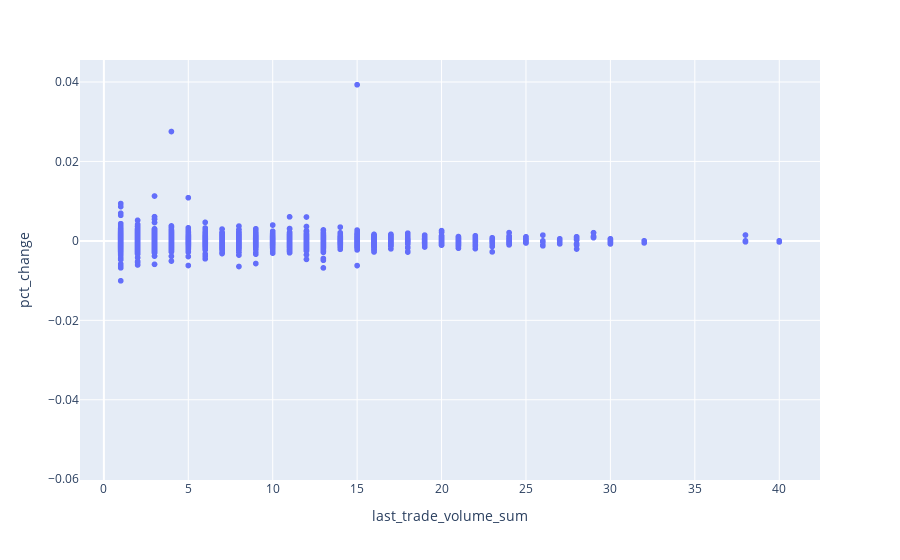

Notebook source saved alongside this figure:
### Code cell
from plotly import express as px

px.scatter(ink_returns, x='last_trade_volume_sum', y='pct_change')

### Figure 1 — Plotly figure (JSON) as saved in the notebook; plotly's stock layout.template omitted (floating-point values rounded to 4 significant figures; data arrays with more than 128 entries replaced by an {"elided": "..."} marker saying what was removed)
{"data": [{"hovertemplate": "last_trade_volume_sum=%{x}<br>pct_change=%{y}<extra></extra>", "legendgroup": "", "marker": {"color": "#636efa", "symbol": "circle"}, "mode": "markers", "name": "", "showlegend": false, "type": "scattergl", "x": {"elided": "30000 float values"}, "xaxis": "x", "y": {"elided": "30000 float values"}, "yaxis": "y"}], "layout": {"legend": {"tracegroupgap": 0}, "margin": {"t": 60}, "xaxis": {"anchor": "y", "domain": [0, 1], "title": {"text": "last_trade_volume_sum"}}, "yaxis": {"anchor": "x", "domain": [0, 1], "title": {"text": "pct_change"}}}}
